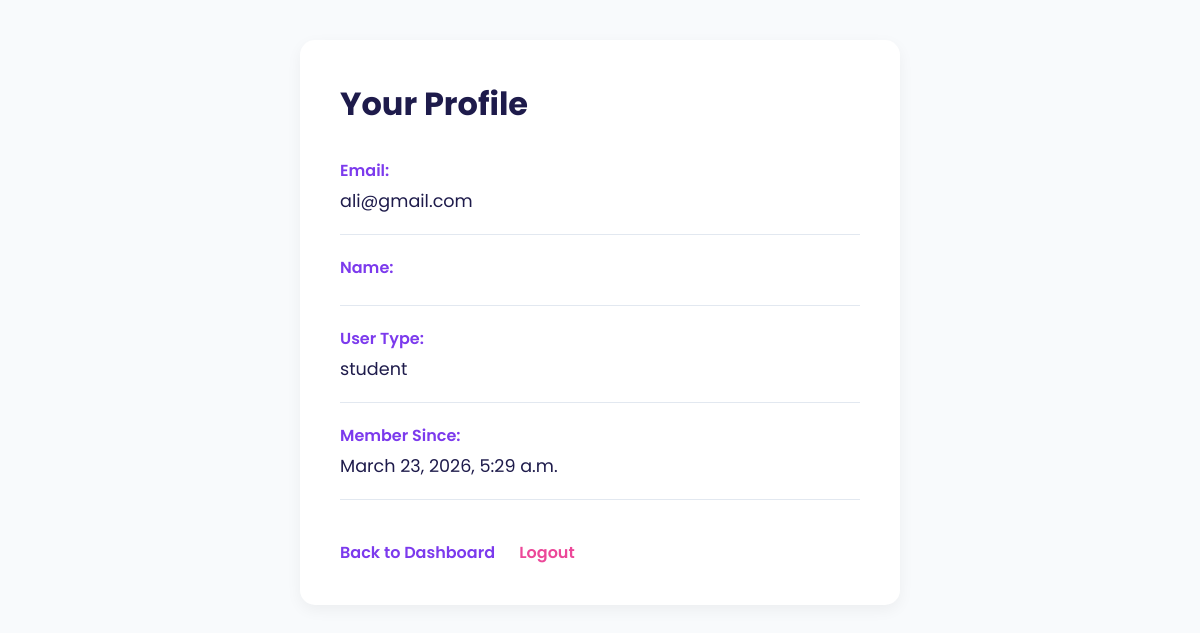
Page /accounts/profile/ (signed in) on the committed database.
### apps/accounts/models.py (models this page shows, shortened)
class User(AbstractUser):
    USER_TYPES = (
        ('student', 'Student'),
        ('professional', 'Professional'),
        ('employer', 'Employer'),
    )
    user_type = models.CharField(max_length=20, choices=USER_TYPES, default='student')
    profile_picture = models.ImageField(upload_to='profiles/', blank=True, null=True)
    phone_number = models.CharField(max_length=15, blank=True)
    location = models.CharField(max_length=100, blank=True)
    linkedin_url = models.URLField(blank=True)
    github_url = models.URLField(blank=True)
    portfolio_url = models.URLField(blank=True)
    bio = models.TextField(max_length=500, blank=True)
    date_of_birth = models.DateField(null=True, blank=True)
    created_at = models.DateTimeField(auto_now_add=True)
    updated_at = models.DateTimeField(auto_now=True)

### apps/accounts/views.py (the view)
# urls.py: path('profile/', views.ProfileView.as_view(), name='profile'),
class ProfileView(LoginRequiredMixin, TemplateView):
    template_name = 'accounts/profile.html'
    login_url = 'accounts:login'

### skillbridge_careerforge_project/templates/accounts/profile.html (shortened to what this page needs)
<!DOCTYPE html>
<html lang="en">
<head>
</head>
<body>
    <div class="container">
        <h1>Your Profile</h1>
        <div class="profile-item">
            <label>Email:</label>
            <p>{{ user.email }}</p>
        </div>
        <div class="profile-item">
            <label>Name:</label>
        </div>
        <div class="profile-item">
            <label>User Type:</label>
            <p>{{ user.user_type }}</p>
        </div>
        <div class="profile-item">
            <label>Member Since:</label>
            <p>{{ user.created_at }}</p>
        </div>
        <a href="/core/dashboard/">Back to Dashboard</a>
        <a href="/accounts/logout/" style="color: #EC4899; margin-left: 20px;">Logout</a>
    </div>
</body>
</html>

### skillbridge_careerforge_project/templates/accounts/profile.html (style rules this page uses)
* { margin: 0; padding: 0; box-sizing: border-box; }
body { font-family: 'Poppins', sans-serif; background: #F8FAFC; }
.container { max-width: 600px; margin: 40px auto; padding: 40px; background: white; border-radius: 15px; box-shadow: 0 5px 15px rgba(0, 0, 0, 0.05); }
h1 { margin-bottom: 30px; color: #1E1B4B; }
.profile-item { margin-bottom: 20px; padding-bottom: 20px; border-bottom: 1px solid #E2E8F0; }
.profile-item label { display: block; color: #7C3AED; font-weight: 600; margin-bottom: 5px; }
.profile-item p { color: #1E1B4B; font-size: 1.1rem; }
a { color: #7C3AED; text-decoration: none; font-weight: 600; margin-top: 20px; display: inline-block; }

### rows in the picture
User: email "ali@gmail.com", user_type "student", created_at "March 23, 2026, 5:29 a.m."
